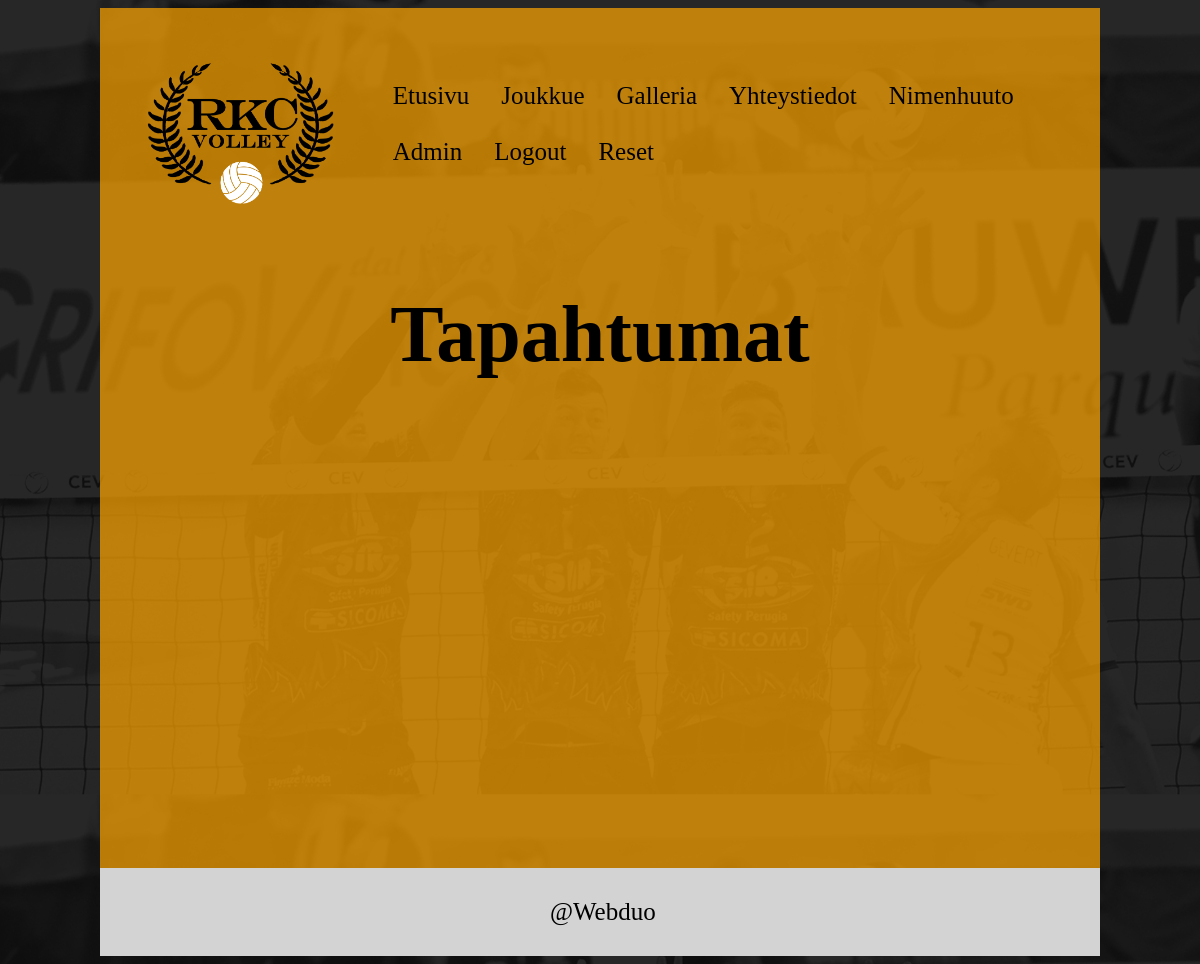
Page /app/nimenhuuto/index.php (signed in) on the earlier database version.
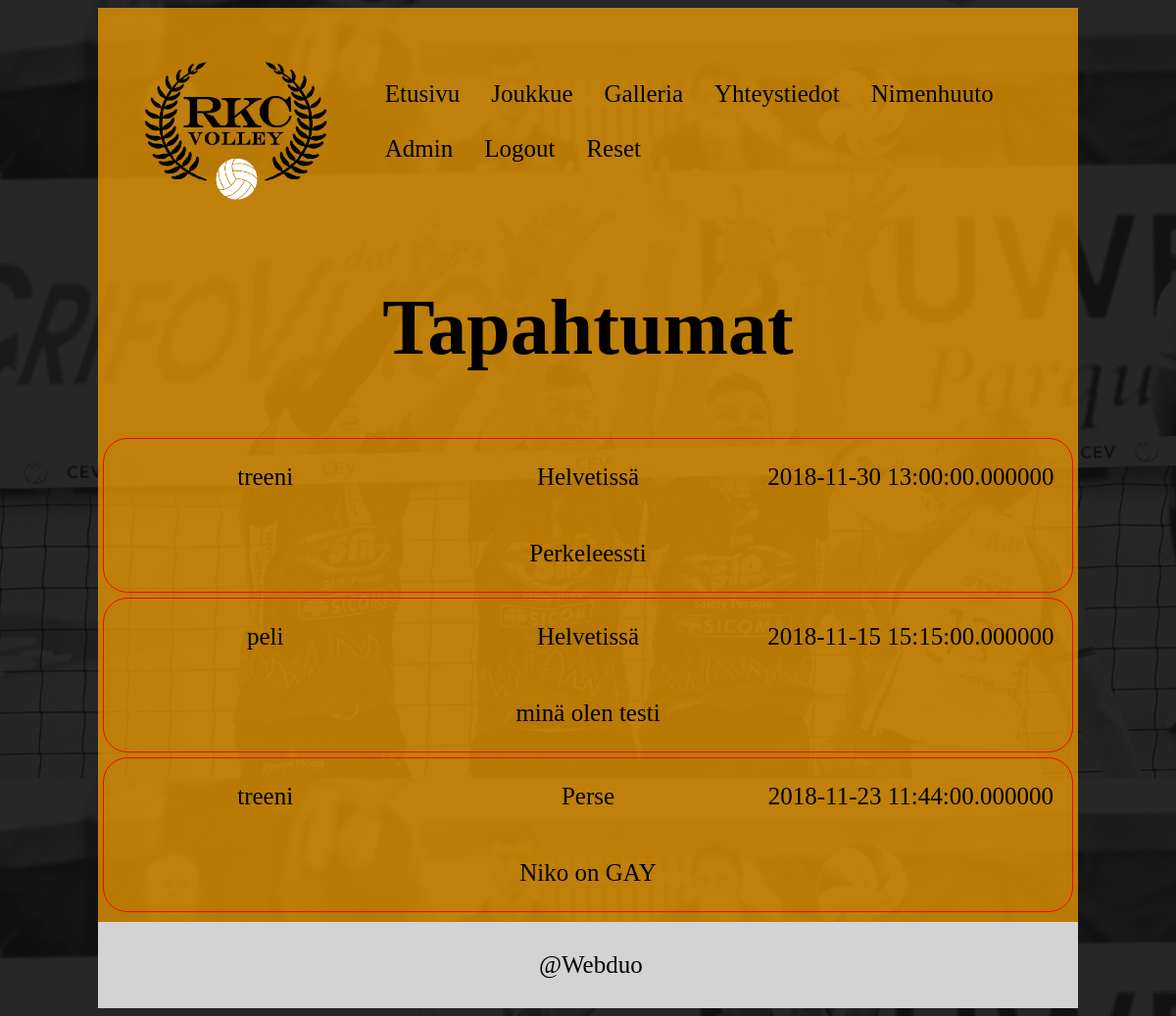
Same page on the later database version.
### tables this page shows
CREATE TABLE IF NOT EXISTS `events` (
  `id` int(255) NOT NULL AUTO_INCREMENT,
  `eventType` varchar(255) NOT NULL,
  `description` varchar(255) NOT NULL,
  `location` varchar(255) NOT NULL,
  `time` datetime(6) NOT NULL,
  PRIMARY KEY (`id`)
);

### app/functions.php (the view, shortened to what this page needs)
<?php
$db = mysqli_connect('localhost', 'admin', '', 'rkc');
function isAdmin()
{
	if (isset($_SESSION['user']) && $_SESSION['user']['user_type'] == 'admin' ) {
		return true;
	}else{
		return false;
	}
}
function printEvents() {
	global $db;
    $query2="SELECT * FROM events";
	$result = mysqli_query($db, $query2);
	print "<div class='eventList'>";
		print "<h1>Tapahtumat</h1>";
		while($row = mysqli_fetch_assoc($result)) {
			$num = 0;
			print "<div class=eventItem>";
			foreach($row as $ding) {
				print "<div class=event".$num.">";
				print "<p>".$ding."</p>";
				print "</div>";
				$num++;
			}
			print "</div>";
		}
	print "</div>";
}
?>

### app/header.php (shortened to what this page needs)
    <?php include($_SERVER['DOCUMENT_ROOT'].'/project_1/app/functions.php'); ?>
<!DOCTYPE html>
<html lang="en">
<head>
    <link rel="stylesheet" href="http://localhost/project_1\css\style.css">
    <link rel="stylesheet" href="https://cdnjs.cloudflare.com/ajax/libs/font-awesome/4.7.0/css/font-awesome.min.css">
    <link rel="stylesheet" type="text/css" href="jquery.datetimepicker.css"/>
</head>
<body>
    <div class="container">
        <header>
            <div class="logo">
                <a href='http://localhost/project_1/app/index.php'>
                    <img src='http://localhost/project_1/app/images/logo.png' alt='RKC logo'>
                </a>
            </div>
            <nav>
                <ul>
                    <li>
                        <a href='http://localhost/project_1/app/index.php'>Etusivu</a>
                    </li>
                    <li>
                        <a href='http://localhost/project_1/app/joukkue/index.php'>Joukkue</a>
                    </li>
                    <li>
                        <a href=http://localhost/project_1/app/galleria/index.php>Galleria</a>
                    </li>
                    <li>
                        <a href=http://localhost/project_1/app/yhteystiedot/index.php>Yhteystiedot</a>
                    </li>
                    <?php
                        if(!empty($_SESSION['user'])){
                            print "
                            <li>
                                <a href='http://localhost/project_1/app/nimenhuuto/index.php'>Nimenhuuto</a>
                            </li>";
                        };
                        if(isAdmin()){
                            print "
                            <li>
                                <a href='http://localhost/project_1/admin/index.php'>Admin</a>
                            </li>";
                        };
                    ?>
                    <li>
                        <?php
                            if(empty($_SESSION['user'])){
                                print "
                                    <a href='http://localhost/project_1/app/login'>Login</a>
                                    ";
                            } else {
                                print   "
                                        <a href=\"http://localhost/project_1/app/index.php?logout='1'\">Logout</a>
                                        <li>
                                            <a href='http://localhost/project_1/app/passwordReset/'>Reset</a>
                                        </li>
                                        ";
                            }
                        ?>
                    </li>
                </ul>
            </nav>
        </header>

### app/nimenhuuto/index.php (shortened to what this page needs)
<?php
    require "../header.php";
?>
    <section>
        <?php printEvents() ?>
    </section>
<?php
    require "../footer.php";
?>

### app/footer.php
<?php
    print <<<EOF
    <footer>
        <div class="tag">
            <p>@Webduo</p>
        </div>
    </footer>
</div>
</body>
</html>
EOF;
?>

### css/style.css (style rules this page uses)
* { -webkit-box-sizing: border-box; box-sizing: border-box; }
body { background-image: url("http://localhost/project_1/app/images/background.jpg"); background-size: 100%; }
.container { height: 100%; width: 100%; margin: 0 auto; display: grid; grid-template-rows: minmax(-webkit-min-content, -webkit-max-content); grid-template-rows: minmax(min-content, max-content); grid-template-columns: 1fr; grid-template-areas: "header" "section1" "footer"; }
header { width: 100%; grid-area: header; display: grid; grid-template-columns: 1fr 3fr 1fr; grid-template-rows: 200px; grid-template-areas: "logo nav nav"; color: white; padding: 5px; background-color: rgba(255, 165, 0, 0.7); }
header nav { grid-area: nav; font-size: 25px; margin-top: 50px; }
header nav ul { float: right; }
header nav li { display: inline; }
header img { max-height: 200px; width: auto; }
section { min-height: 650px; padding: 5px; background-color: rgba(255, 165, 0, 0.7); text-align: center; }
section h1 { font-size: 80px; }
p { font-size: 25px; }
footer { background-color: lightgray; padding: 5px; grid-area: footer; }
footer .tag { width: 100px; margin: 0 auto; }
footer * { color: black; }
nav ul { list-style-type: none; height: 100%; margin: 0; padding: 0; overflow: hidden; padding: 5px; }
nav li { float: left; }
nav li a { display: block; color: #000000; text-align: center; padding: 14px 16px; text-decoration: none; }
.eventItem { border: 1px solid red; border-radius: 25px; display: grid; grid-template-rows: 1fr 1fr; grid-template-columns: 1fr 1fr 1fr; grid-template-areas: "eventType eventPlace eventTime" "desc desc desc"; margin-bottom: 5px; }
.event1 { grid-area: eventType; }
.event2 { grid-area: desc; }
.event3 { grid-area: eventPlace; }
.event4 { grid-area: eventTime; }
@media only screen and (min-width: 600px) { .container { height: auto; max-width: 1000px; margin: 0 auto; } }
@media only screen and (min-width: 1200px) { .container { height: auto; margin: 0 auto; } }

Differences in the rows shown:
added events: eventType "treeni", description "Perkeleessti", location "Helvetissä", time "2018-11-30 13:00:00.000000"
added events: eventType "peli", description "minä olen testi", location "Helvetissä", time "2018-11-15 15:15:00.000000"
added events: eventType "treeni", description "Niko on GAY", location "Perse", time "2018-11-23 11:44:00.000000"
